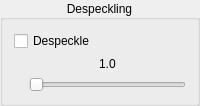
              <widget class="QGroupBox" name="despecklePanel">
               <property name="title">
                <string>Despeckling</string>
               </property>
               <property name="alignment">
                <set>Qt::AlignCenter</set>
               </property>
               <layout class="QVBoxLayout" name="verticalLayout_23">
                <item>
                 <layout class="QHBoxLayout" name="horizontalLayout_37">
                  <item>
                   <widget class="QCheckBox" name="despeckleCB">
                    <property name="toolTip">
                     <string>Removes small specks, such as dust and dirt, from the black and white result. The slider sets how strongly.</string>
                    </property>
                    <property name="text">
                     <string>Despeckle</string>
                    </property>
                   </widget>
                  </item>
                  <item>
                   <spacer name="horizontalSpacer_52">
                    <property name="orientation">
                     <enum>Qt::Horizontal</enum>
                    </property>
                    <property name="sizeHint" stdset="0">
                     <size>
                      <width>1</width>
                      <height>1</height>
                     </size>
                    </property>
                   </spacer>
                  </item>
                 </layout>
                </item>
<item>
<layout class="QVBoxLayout" name="despeckleSliderLayout">
<property name="leftMargin">
<number>15</number>
</property>
                <item>
                 <layout class="QHBoxLayout" name="despeckleValueLayout">
                 <item>
                  <spacer name="despeckleValueLeftSpacer">
                   <property name="orientation">
                    <enum>Qt::Horizontal</enum>
                   </property>
                   <property name="sizeHint" stdset="0">
                    <size>
                     <width>1</width>
                     <height>1</height>
                    </size>
                   </property>
                  </spacer>
                 </item>
                 <item>
                  <widget class="QLabel" name="despeckleValueLabel">
                   <property name="text">
                    <string notr="true">1.0</string>
                   </property>
                  </widget>
                 </item>
                 <item>
                  <spacer name="despeckleValueRightSpacer">
                   <property name="orientation">
                    <enum>Qt::Horizontal</enum>
                   </property>
                   <property name="sizeHint" stdset="0">
                    <size>
                     <width>1</width>
                     <height>1</height>
                    </size>
                   </property>
                  </spacer>
                 </item>
                 </layout>
                </item>
                <item>
                 <widget class="QSlider" name="despeckleSlider">
                  <property name="minimum">
                   <number>10</number>
                  </property>
                  <property name="maximum">
                   <number>30</number>
                  </property>
                  <property name="singleStep">
                   <number>2</number>
                  </property>
                  <property name="pageStep">
                   <number>5</number>
                  </property>
                  <property name="value">
                   <number>10</number>
                  </property>
                  <property name="orientation">
                   <enum>Qt::Horizontal</enum>
                  </property>
                 </widget>
                </item>
</layout>
</item>
               </layout>
              </widget>
